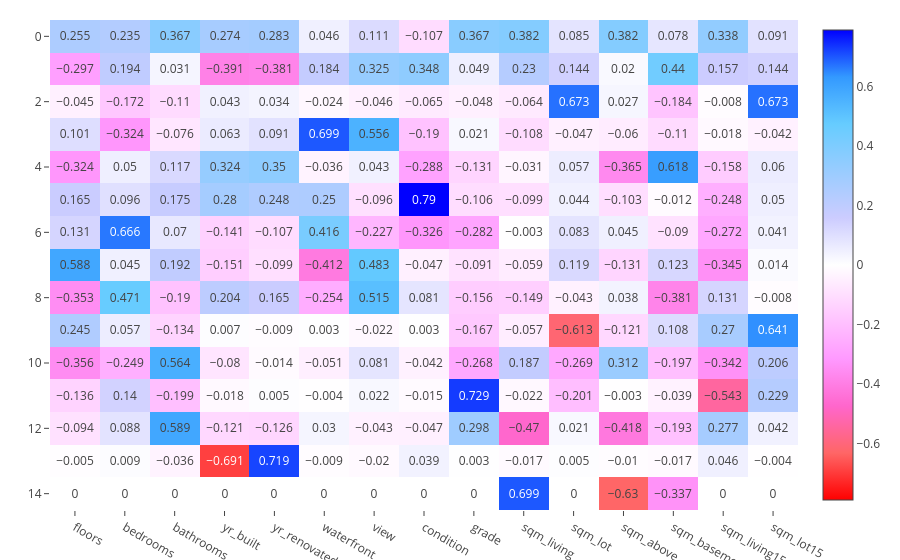

Source (notebook cell):
### Code cell
px.imshow(pd.DataFrame(np.round(pca15.components_, 3), columns=list(kc_pca.columns)),
          text_auto=True, color_continuous_scale=px.colors.diverging.Picnic_r,
          color_continuous_midpoint=0)

### Figure 1 — Plotly figure (JSON) as saved in the notebook; plotly's stock layout.template omitted (floating-point values rounded to 4 significant figures; data arrays with more than 128 entries replaced by an {"elided": "..."} marker saying what was removed)
{"data": [{"coloraxis": "coloraxis", "hovertemplate": "x: %{x}<br>y: %{y}<br>color: %{z}<extra></extra>", "name": "0", "texttemplate": "%{z}", "type": "heatmap", "x": ["floors", "bedrooms", "bathrooms", "yr_built", "yr_renovated", "waterfront", "view", "condition", "grade", "sqm_living", "sqm_lot", "sqm_above", "sqm_basement", "sqm_living15", "sqm_lot15"], "xaxis": "x", "y": [0, 1, 2, 3, 4, 5, 6, 7, 8, 9, 10, 11, 12, 13, 14], "yaxis": "y", "z": {"elided": "15x15 float values"}}], "layout": {"coloraxis": {"cmid": 0, "colorscale": [[0, "rgb(255,0,0)"], [0.1, "rgb(255,102,102)"], [0.2, "rgb(255,102,204)"], [0.3, "rgb(255,153,255)"], [0.4, "rgb(255,204,255)"], [0.5, "rgb(255,255,255)"], [0.6, "rgb(204,204,255)"], [0.7, "rgb(153,204,255)"], [0.8, "rgb(102,204,255)"], [0.9, "rgb(51,153,255)"], [1, "rgb(0,0,255)"]]}, "xaxis": {"anchor": "y", "constrain": "domain", "domain": [0, 1], "scaleanchor": "y"}, "yaxis": {"anchor": "x", "autorange": "reversed", "constrain": "domain", "domain": [0, 1]}}}
